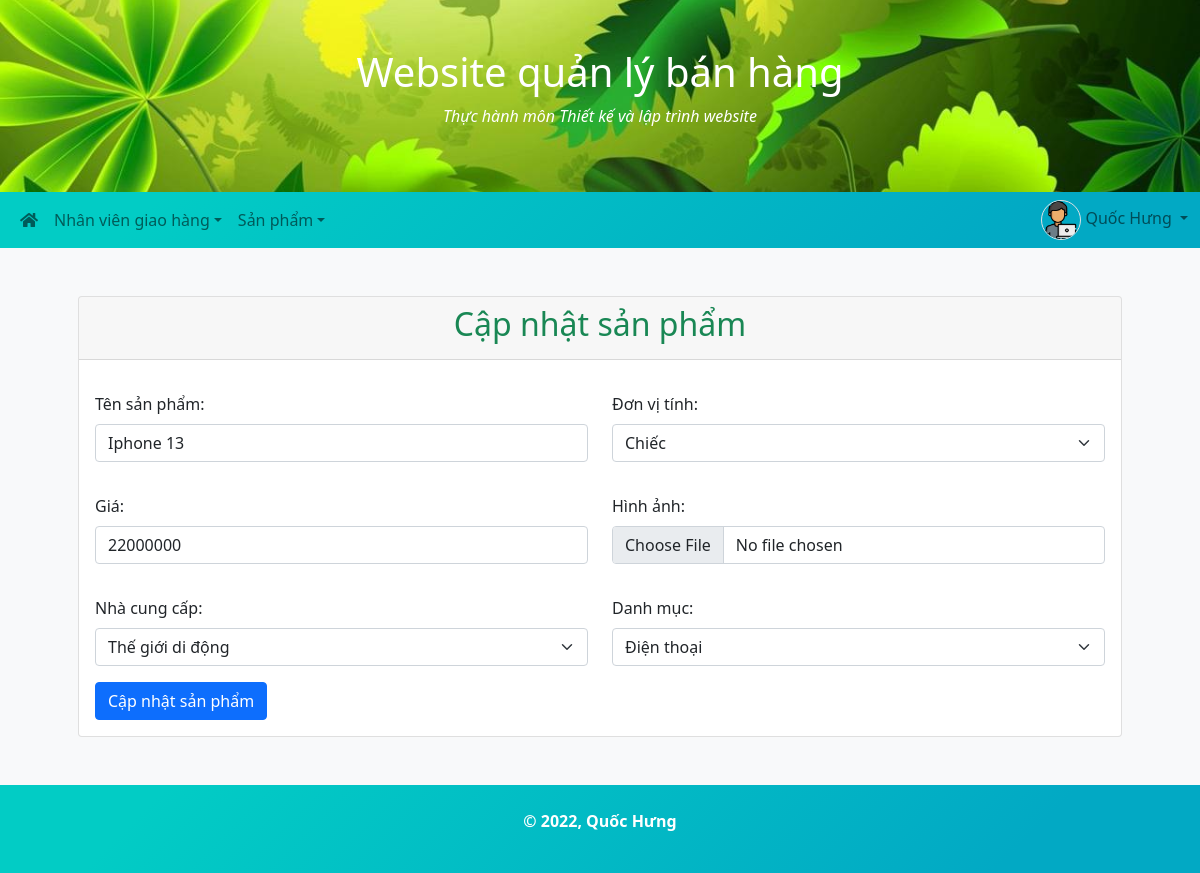
The app's page /Products/edit.php?id=3 (signed in) with its own data.
### tables this page shows
CREATE TABLE `products` (
  `ProductID` int(11) NOT NULL,
  `ProductName` varchar(255) NOT NULL,
  `Unit` varchar(20) NOT NULL,
  `Price` float NOT NULL,
  `Picture` varchar(255) NOT NULL,
  `SupplierID` int(11) NOT NULL,
  `CategoryID` int(11) NOT NULL
);

### config/database.php (called while the page is built, shortened)
<?php
class Database
{
    private static function Connect()
    {
        $connect = new mysqli(self::HOST, self::USERNAME, self::PASSWORD, self::DBNAME);
        return $connect;
    }
    public static function GetData($sql)
    {
        $connect = self::Connect();
        $result = $connect->query($sql);
        $data = [];
        if ($result->num_rows > 0) {
            while ($row = $result->fetch_assoc()) {
                $data[] = $row;
            }
        }
        return $data;
    }
}

### Products/edit.php (the view, shortened to what this page needs)
<?php include '../header.php'?>
<?php include '../sidebar.php'?>
<?php
    $id = (isset($_GET['id'])) ? $_GET['id'] : '';
    $sql = "SELECT * FROM Products WHERE ProductID = $id";
    $product = Database::GetData($sql)[0];
?>
<div class="container p-5">
    <div class="card">
        <div class="card-header">
            <h2 class="text-center text-success">Cập nhật sản phẩm</h2>
        </div>
        <div class="card-body">
            <form action="" method="POST" enctype="multipart/form-data">
                <div class="row">
                    <div class="col-md-6 mb-3 mt-3">
                        <label class="form-label">Tên sản phẩm:</label>
                        <input type="text" class="form-control" name="name" value="<?=$product['ProductName']?>">
                    </div>
                    <div class="col-md-6 mb-3 mt-3">
                        <label class="form-label">Đơn vị tính:</label>
                        <select class="form-select" name="unit">
                            <option value="Chiếc" <?=($product['Unit'] == 'Chiếc') ? 'selected' : ''?>>Chiếc</option>
                        </select>
                    </div>
                </div>
                <div class="row">
                    <div class="col-md-6 mb-3 mt-3">
                        <label class="form-label">Giá:</label>
                        <input type="number" class="form-control" name="price" value="<?=$product['Price']?>">
                    </div>
                    <div class="col-md-6 mb-3 mt-3">
                        <label class="form-label">Hình ảnh:</label>
                        <input type="file" class="form-control" name="picture">
                    </div>
                </div>
                <div class="row">
                    <div class="col-md-6 mb-3 mt-3">
                        <label class="form-label">Nhà cung cấp:</label>
                        <select class="form-select" name="supplier">
                            <?php
                                $suppliers = Database::GetData('SELECT * FROM Suppliers');
                                foreach ($suppliers as $item) {
                                    $selected = ($product['SupplierID'] === $item['SupplierID']) ? 'selected' : '';
                                    echo '<option value="' . $item['SupplierID'] . '" ' . $selected . '>' . $item['SupplierName'] . '</option>';
                                }
                            ?>
                        </select>
                    </div>
                    <div class="col-md-6 mb-3 mt-3">
                        <label class="form-label">Danh mục:</label>
                        <select class="form-select" name="category">
                            <?php
                                $suppliers = Database::GetData('SELECT * FROM Categories');
                                foreach ($suppliers as $item) {
                                    $selected = ($product['CategoryID'] === $item['CategoryID']) ? 'selected' : '';
                                    echo '<option value="' . $item['CategoryID'] . '" ' . $selected . '>' . $item['CategoryName'] . '</option>';
                                }
                            ?>
                        </select>
                    </div>
                </div>
                <button class="btn btn-primary" name="submit">Cập nhật sản phẩm</button>
            </form>
        </div>
    </div>
</div>
<?php include '../footer.php'?>

### assets/css/style.css (style rules this page uses)
body { background-color: var(--bs-gray-100); }

### records on screen
products: name "Iphone 13", unit "Chiếc", price "22000000"

### other values on screen
$_SESSION['fullname'] "Quốc Hưng"
form field supplier "Thế giới di động"
form field category "Điện thoại"
